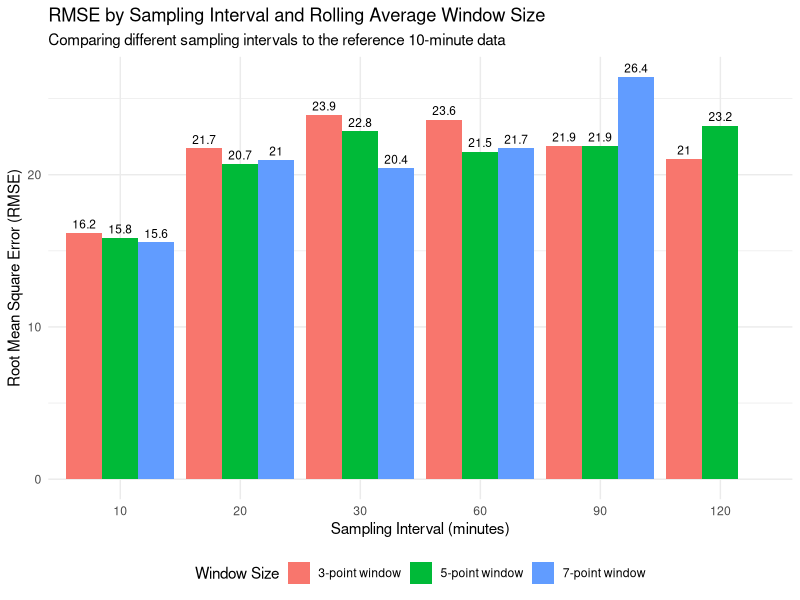
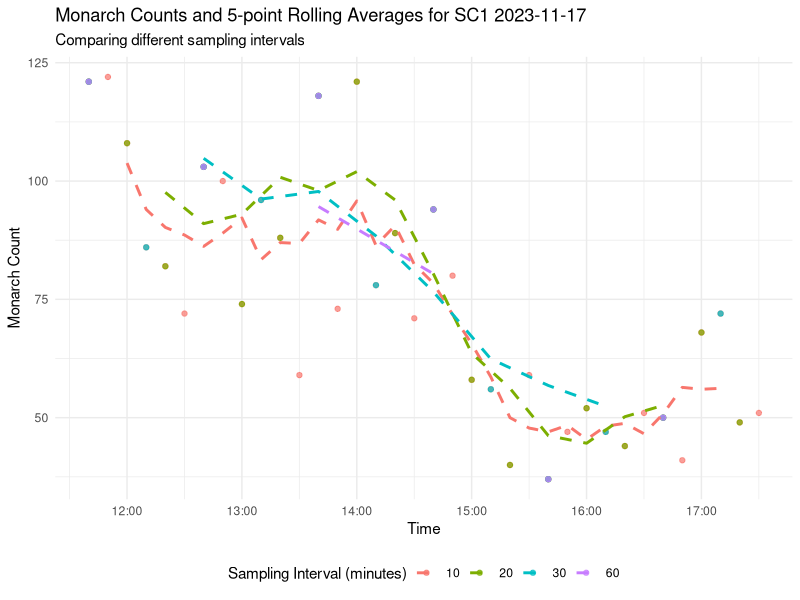
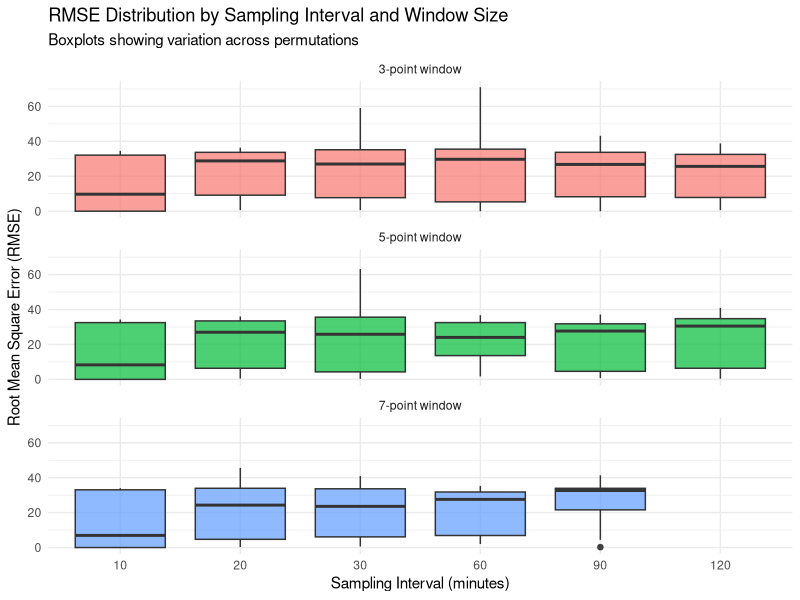
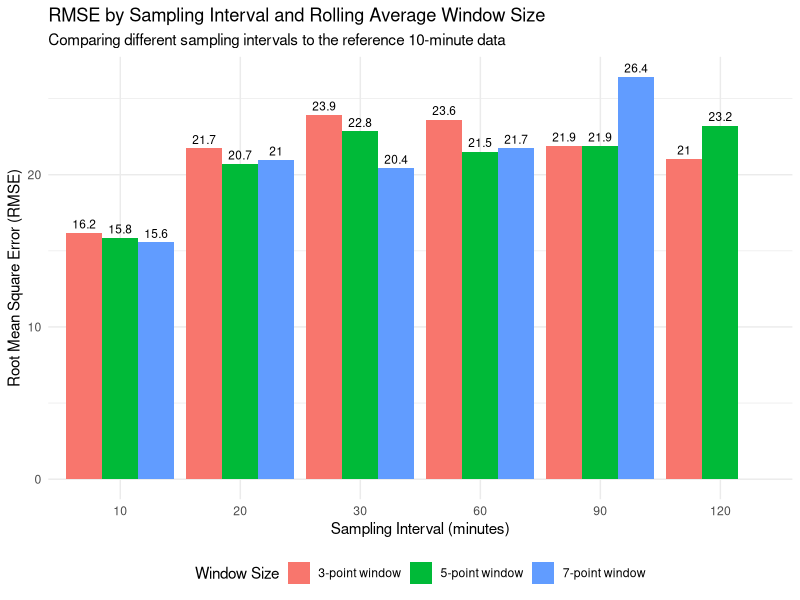
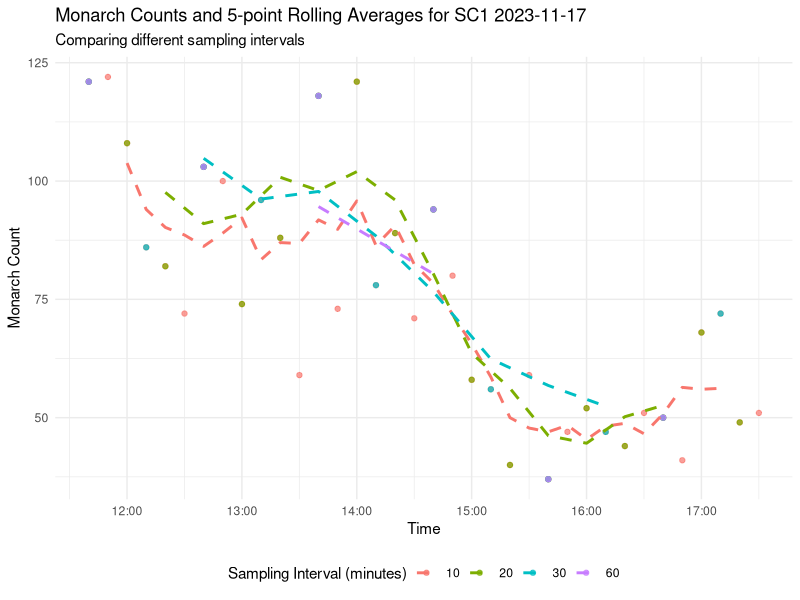
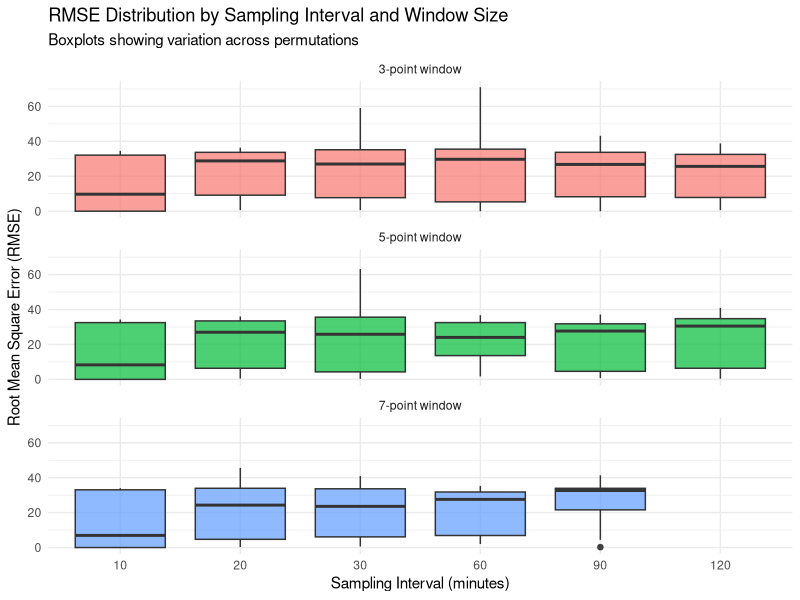

Write the R code that produced these figures, in order.
## ---- chunk 1
knitr::opts_chunk$set(echo = TRUE, warning = FALSE, message = FALSE)
library(tidyverse)
library(lubridate)
library(zoo)  # For rolling averages

# Fix potential timestamp parsing issues
options(digits.secs = 6)
## ---- chunk 2
# Load the processed permutations data
perm_data <- read_csv("data/processed_permutations.csv", 
                      col_types = cols(
                        timestamp = col_character(),
                        time = col_datetime(),
                        interval_minutes = col_double(),
                        permutation_number = col_double()
                      ))

# Ensure timestamp is properly formatted
perm_data <- perm_data %>%
  mutate(
    timestamp = as.character(timestamp),
    time = as_datetime(time)
  )

# Check basic information
glimpse(perm_data)
summary(perm_data)

# Check unique values for key variables
unique_intervals <- unique(perm_data$interval_minutes)
unique_permutations <- unique(perm_data$permutation_number)
unique_days <- unique(perm_data$day)
unique_deployments <- unique(perm_data$deployment_id)

cat("Unique sampling intervals (minutes):", sort(unique_intervals), "\n")
cat("Number of permutations:", length(unique_permutations), "\n")
cat("Unique days:", unique_days, "\n")
cat("Unique deployments:", unique_deployments, "\n")
## ---- chunk 3
# Calculate rolling averages directly
rolling_data <- perm_data %>%
  group_by(observation_period, permutation_number, interval_minutes) %>%
  arrange(timestamp) %>%
  mutate(
    roll_avg_3 = rollapplyr(count, width = 3, FUN = mean, fill = NA, align = "center"),
    roll_avg_5 = rollapplyr(count, width = 5, FUN = mean, fill = NA, align = "center"),
    roll_avg_7 = rollapplyr(count, width = 7, FUN = mean, fill = NA, align = "center")
  ) %>%
  ungroup()

# Check the structure of the rolling data
glimpse(rolling_data)

# View the first few rows
head(rolling_data)
## ---- chunk 4
# Filter for the baseline data (10-minute intervals, permutation 1)
reference_data <- perm_data %>%
  filter(interval_minutes == 10, permutation_number == 1) %>%
  group_by(observation_period) %>%
  arrange(timestamp) %>%
  mutate(
    # Calculate reference rolling averages with different window sizes
    roll_avg_3_ref = rollapplyr(count, width = 3, FUN = mean, fill = NA, align = "center"),
    roll_avg_5_ref = rollapplyr(count, width = 5, FUN = mean, fill = NA, align = "center"),
    roll_avg_7_ref = rollapplyr(count, width = 7, FUN = mean, fill = NA, align = "center")
  )

# Create lookup table with timestamps and reference rolling averages
reference_lookup <- reference_data %>%
  select(timestamp, contains("roll_avg")) %>%
  ungroup()

# Check the reference data structure
glimpse(reference_lookup)
## ---- chunk 5
# Convert timestamp to character format for consistent joining
rolling_data <- rolling_data %>%
  mutate(timestamp_str = as.character(timestamp))

reference_lookup <- reference_lookup %>%
  mutate(timestamp_str = as.character(timestamp))

# Join the permutation data with reference data
comparison_data <- rolling_data %>%
  left_join(reference_lookup, by = "timestamp_str", suffix = c("", "_ref"))

# Calculate RMSE for each permutation, interval, and window size
rmse_results <- comparison_data %>%
  group_by(observation_period, interval_minutes, permutation_number) %>%
  summarize(
    # Calculate RMSE for each window size
    rmse_window_3 = sqrt(mean((roll_avg_3 - roll_avg_3_ref)^2, na.rm = TRUE)),
    rmse_window_5 = sqrt(mean((roll_avg_5 - roll_avg_5_ref)^2, na.rm = TRUE)),
    rmse_window_7 = sqrt(mean((roll_avg_7 - roll_avg_7_ref)^2, na.rm = TRUE)),
    n_observations = n(),
    .groups = "drop"
  )

# Summarize RMSE by interval (average across permutations)
rmse_by_interval <- rmse_results %>%
  group_by(interval_minutes) %>%
  summarize(
    mean_rmse_window_3 = mean(rmse_window_3, na.rm = TRUE),
    mean_rmse_window_5 = mean(rmse_window_5, na.rm = TRUE),
    mean_rmse_window_7 = mean(rmse_window_7, na.rm = TRUE),
    median_rmse_window_3 = median(rmse_window_3, na.rm = TRUE),
    median_rmse_window_5 = median(rmse_window_5, na.rm = TRUE),
    median_rmse_window_7 = median(rmse_window_7, na.rm = TRUE),
    sd_rmse_window_3 = sd(rmse_window_3, na.rm = TRUE),
    sd_rmse_window_5 = sd(rmse_window_5, na.rm = TRUE),
    sd_rmse_window_7 = sd(rmse_window_7, na.rm = TRUE),
    n_permutations = n_distinct(permutation_number),
    .groups = "drop"
  )

# Display the summary
rmse_by_interval %>%
  arrange(interval_minutes)
## ---- chunk 6
# Add a safety check to ensure we have the data
print(colnames(rmse_by_interval))

# Prepare data for plotting
rmse_long <- rmse_by_interval %>%
  pivot_longer(
    cols = starts_with("mean_rmse"),
    names_to = "window_size",
    values_to = "rmse"
  ) %>%
  mutate(
    window_size = factor(window_size, 
                         levels = c("mean_rmse_window_3", "mean_rmse_window_5", "mean_rmse_window_7"),
                         labels = c("3-point window", "5-point window", "7-point window"))
  )

# Plot RMSE by interval and window size
ggplot(rmse_long, aes(x = factor(interval_minutes), y = rmse, fill = window_size)) +
  geom_bar(stat = "identity", position = position_dodge(width = 0.9)) +
  geom_text(aes(label = round(rmse, 1)), position = position_dodge(width = 0.9), 
            vjust = -0.5, size = 3) +
  labs(
    title = "RMSE by Sampling Interval and Rolling Average Window Size",
    subtitle = "Comparing different sampling intervals to the reference 10-minute data",
    x = "Sampling Interval (minutes)",
    y = "Root Mean Square Error (RMSE)",
    fill = "Window Size"
  ) +
  theme_minimal() +
  theme(
    legend.position = "bottom",
    axis.text.x = element_text(angle = 0)
  )

# Save the figure
ggsave("figures/rmse_by_interval_rolling_avg.png", width = 10, height = 6)
## ---- chunk 7
# Select a single observation period for visualization
example_period <- unique(perm_data$observation_period)[1]

# Prepare data for the selected period with different intervals
example_data <- perm_data %>%
  filter(
    observation_period == example_period,
    interval_minutes %in% c(10, 20, 30, 60)
  ) %>%
  # Make sure we have one permutation per interval (use the first one)
  group_by(interval_minutes) %>%
  filter(permutation_number == min(permutation_number)) %>%
  ungroup() %>%
  # Calculate rolling averages
  group_by(interval_minutes) %>%
  arrange(timestamp) %>%
  mutate(
    roll_avg_5 = rollapplyr(count, width = 5, FUN = mean, fill = NA, align = "center")
  )

# Plot the example data
ggplot(example_data, aes(x = as_datetime(timestamp))) +
  geom_point(aes(y = count, color = factor(interval_minutes)), alpha = 0.7) +
  geom_line(aes(y = roll_avg_5, color = factor(interval_minutes)), 
            linetype = "dashed", linewidth = 1) +
  labs(
    title = paste("Monarch Counts and 5-point Rolling Averages for", example_period),
    subtitle = "Comparing different sampling intervals",
    x = "Time",
    y = "Monarch Count",
    color = "Sampling Interval (minutes)"
  ) +
  scale_x_datetime(date_labels = "%H:%M") +
  theme_minimal() +
  theme(legend.position = "bottom")

# Save the figure
ggsave("figures/example_rolling_avg_comparison.png", width = 12, height = 8)
## ---- chunk 8
# Prepare data for box plots
rmse_distribution <- rmse_results %>%
  pivot_longer(
    cols = starts_with("rmse_window"),
    names_to = "window_size",
    values_to = "rmse"
  ) %>%
  mutate(
    window_size = factor(window_size, 
                         levels = c("rmse_window_3", "rmse_window_5", "rmse_window_7"),
                         labels = c("3-point window", "5-point window", "7-point window"))
  )

# Create boxplots to show RMSE distribution
ggplot(rmse_distribution, aes(x = factor(interval_minutes), y = rmse, fill = window_size)) +
  geom_boxplot(alpha = 0.7) +
  facet_wrap(~ window_size, ncol = 1) +
  labs(
    title = "RMSE Distribution by Sampling Interval and Window Size",
    subtitle = "Boxplots showing variation across permutations",
    x = "Sampling Interval (minutes)",
    y = "Root Mean Square Error (RMSE)",
    fill = "Window Size"
  ) +
  theme_minimal() +
  theme(legend.position = "none")

# Save the figure
ggsave("figures/rmse_distribution_by_interval.png", width = 10, height = 8)
